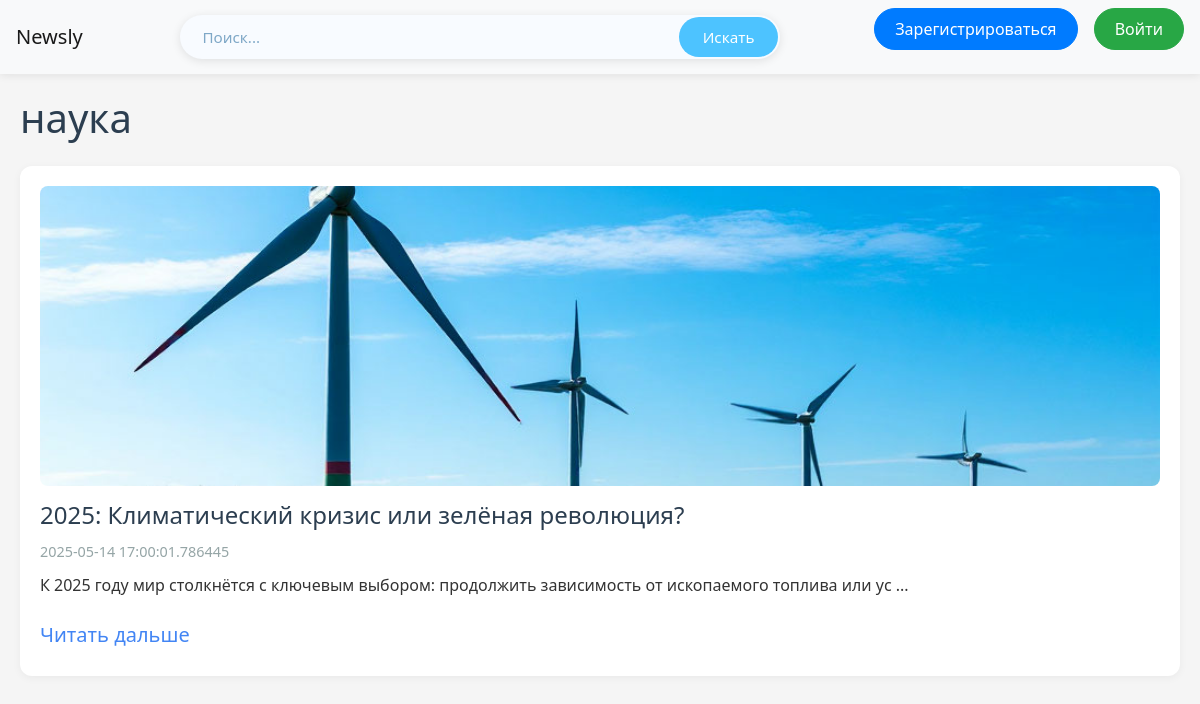
Page /tags/наука on the committed database.
### data/tags.py (models this page shows)
class Tags(SqlAlchemyBase):
    __tablename__ = 'tags'
    id = sqlalchemy.Column(sqlalchemy.Integer,
                           primary_key=True, autoincrement=True)
    name = sqlalchemy.Column(sqlalchemy.String, nullable=True)
    tags_news = orm.relationship("News",
                            secondary="association",
                            backref="tags",
                            cascade="save-update, merge"
                            )

### data/news.py (models this page shows, shortened)
class News(SqlAlchemyBase):
    __tablename__ = 'news'
    id = sqlalchemy.Column(sqlalchemy.Integer,
                           primary_key=True, autoincrement=True)
    title = sqlalchemy.Column(sqlalchemy.String, nullable=True)
    content = sqlalchemy.Column(sqlalchemy.String, nullable=True)
    image_path = sqlalchemy.Column(sqlalchemy.String, nullable=True)
    created_date = sqlalchemy.Column(sqlalchemy.DateTime,
                                     default=datetime.datetime.now)
    is_private = sqlalchemy.Column(sqlalchemy.Boolean, default=True)
    likes = orm.relationship('Like', backref='news', cascade='all, delete')
    user_id = sqlalchemy.Column(sqlalchemy.Integer,
                                sqlalchemy.ForeignKey("users.id"))
    user = orm.relationship('User')
    news_tags = orm.relationship("Tags",
                                 secondary="association",
                                 backref="news",
                                 cascade="save-update, merge",
                                 passive_deletes=True)

### server.py (the view)
@app.route('/tags/<tag_name>')
def news_by_tag(tag_name):
    db_sess = db_session.create_session()
    tag = db_sess.query(Tags).filter_by(name=tag_name).first()
    news = sorted(tag.tags_news, key=lambda x: x.created_date)[::-1]
    return render_template('news_by_tag.html', news=news, tag=tag)

### data/db_session.py (called while the page is built)
def create_session() -> Session:
    global __factory
    return __factory()

### templates/news_by_tag.html
{% extends "base.html" %}
{% block content %}
<h1>{{ tag.name }}</h1>
<div class="news">
    {% for article in news%}
        <article class="news-item">
        {% if article.image_path %}
        <img src="../{{ article.image_path }}" alt="{{ article.title }}">
        {% endif %}
        <h2>{{ article.title }}</h2>
        <p class="date">{{ article.created_date }}</p>
        <p>{{ article.content[:100] }}
        {% if article.content|length > 100 %}
            ...
        {% endif %}
        </p>
        <a class="navbar-brand" href="/news/{{ article.id }}">Читать дальше</a>
        </article>
    {% endfor %}
</div>
{% endblock %}

### static/css/style.css (style rules this page uses)
:root { --primary-color: #4285f4; --secondary-color: #34a853; --accent-color: #ea4335; --light-color: #f8f9fa; --dark-color: #343a40; --gray-color: #6c757d; --light-gray: #e9ecef; --border-radius: 8px; --box-shadow: 0 2px 10px rgba(0, 0, 0, 0.1); --transition: all 0.3s ease; }
* { margin: 0; padding: 0; box-sizing: border-box; }
body { font-family: 'Segoe UI', Tahoma, Geneva, Verdana, sans-serif; line-height: 1.6; color: #333; background-color: #f5f5f5; min-height: 100vh; display: flex; flex-direction: column; }
a { text-decoration: none; color: var(--primary-color); transition: var(--transition); }
h1, h2, h3 { margin-bottom: 20px; color: var(--dark-color); }
h1 { font-size: 2rem; }
h2 { font-size: 1.5rem; }
.news-item { background-color: white; border-radius: var(--border-radius); padding: 20px; margin-bottom: 25px; box-shadow: var(--box-shadow); transition: var(--transition); }
.news-item img { max-width: 100%; height: auto; border-radius: var(--border-radius); margin-bottom: 15px; display: block; }
.date { color: var(--gray-color); font-size: 0.9rem; margin-bottom: 10px; }
img { height: 250px; width: 250px; }
h1 { font-size: 2.5rem; margin-bottom: 1.5rem; color: #2c3e50; }
.news-item { padding: 20px; background: white; border-radius: 12px; box-shadow: 0 2px 8px rgba(0,0,0,0.05); transition: transform 0.3s; }
.news-item img { width: 100%; height: 300px; object-fit: cover; border-radius: 8px; margin-bottom: 15px; }
.news-item h2 { font-size: 1.5rem; margin: 10px 0; color: #2c3e50; }
.news-item .date { color: #95a5a6; font-size: 0.9rem; }

### rows in the picture
Tags: name "наука"
News: title "2025: Климатический кризис или зелёная революция?", created_date "2025-05-14 17:00:01.786445", content "К 2025 году мир столкнётся с ключевым выбором: продолжить зависимость от ископаемого топлива или ус"
